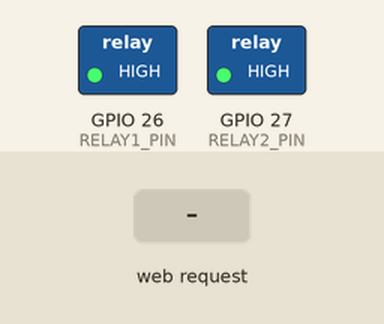
Simulated run of this sketch. Board: ESP32. Shown: switched loads named in the sketch (green lamp = pin HIGH). The inputs (shaded band) are chosen by the test bench. WiFi joins after 1.5 s; servers stay silent unless stated; what the sketch prints to the serial monitor is not drawn.

Above: at 1.2 s.
1.3 s: HTTP request GET /relay1/on received
At 2.0 s:
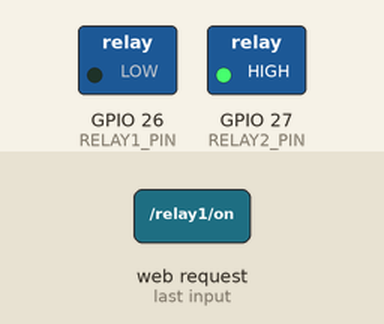
2.8 s: HTTP request GET /relay2/on received
At 3.1 s:
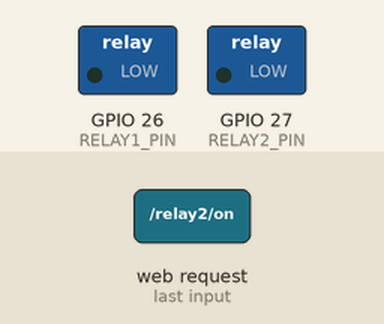
4.3 s: HTTP request GET /relay1/off received
At 5.5 s:
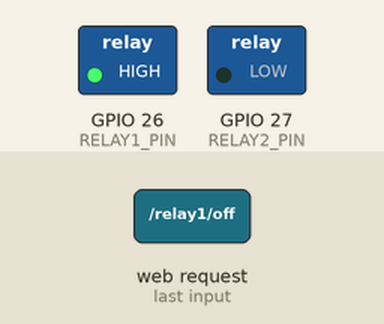
5.8 s: HTTP request GET /relay2/off received
At 6.6 s:
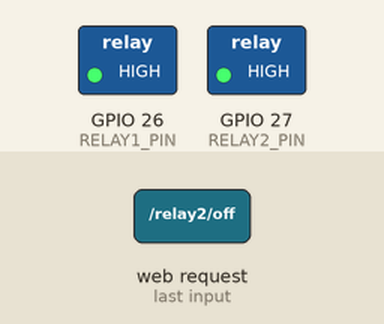
7.3 s: HTTP request GET /relay1/on?ssid=1 received
At 7.7 s:
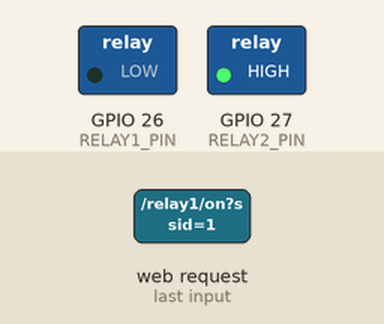
Timing chart, 0 to 9.8 s (numbered marks = the images above; inputs shaded):
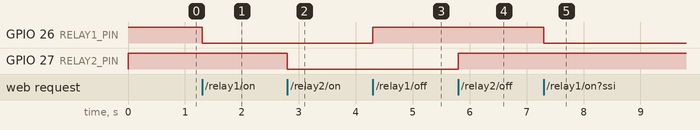

Measured:
- after the input at 1.3 s, GPIO 26 (RELAY1_PIN): HIGH → LOW at once
- after the input at 2.8 s, GPIO 27 (RELAY2_PIN): HIGH → LOW at once
- after the input at 4.3 s, GPIO 26 (RELAY1_PIN): LOW → HIGH at once
- after the input at 5.8 s, GPIO 27 (RELAY2_PIN): LOW → HIGH at once
- after the input at 7.3 s, GPIO 26 (RELAY1_PIN): HIGH → LOW at once

The sketch:

sketch_esp8266-Home_Automation-new-update.ino
```cpp
#include <WiFi.h>
#include <WebServer.h>

WebServer server(80);

const int RELAY1_PIN = 26; // Light
const int RELAY2_PIN = 27; // Fan

const char* ap_ssid = "Home_Automation_ESP32";
const char* ap_password = "12345678";

const char index_html[] PROGMEM = R"rawliteral(
<!DOCTYPE html>
<html lang="en">
<head>
  <meta charset="UTF-8">
  <meta name="viewport" content="width=device-width, initial-scale=1.0">
  <title>ESP32 Smart Switchboard</title>
  <style>
    body { font-family: 'Segoe UI', sans-serif; background-color: #2c3e50; color: white; text-align: center; margin: 0; padding: 20px; }
    h2 { color: #ecf0f1; }
    .panel { background: #34495e; padding: 20px; border-radius: 15px; max-width: 400px; margin: 0 auto; box-shadow: 0px 10px 20px rgba(0,0,0,0.5); }
    .switch-container { display: flex; justify-content: space-between; align-items: center; background: #2c3e50; padding: 15px; margin: 15px 0; border-radius: 10px; border: 2px solid #1a252f; }
    .switch-label { font-size: 20px; font-weight: bold; }
    .switch-btn { width: 80px; height: 40px; border-radius: 20px; background: #555; position: relative; cursor: pointer; transition: 0.3s; box-shadow: inset 0px 3px 6px rgba(0,0,0,0.4); }
    .switch-btn::after { content: ''; position: absolute; width: 34px; height: 34px; background: #ccc; border-radius: 50%; top: 3px; left: 3px; transition: 0.3s; box-shadow: 0px 2px 5px rgba(0,0,0,0.5); }
    .active { background: #2ecc71; box-shadow: inset 0px 3px 6px rgba(0,0,0,0.2), 0px 0px 15px #2ecc71; }
    .active::after { left: 43px; background: white; }
    .action-btn { background: #3498db; color: white; border: none; padding: 10px 20px; border-radius: 5px; cursor: pointer; margin-top: 15px; font-size: 16px; width: 100%; font-weight: bold; }
    .mic-btn { background: #e74c3c; border-radius: 50px; font-size: 20px; padding: 15px; margin-top: 20px; width: auto; box-shadow: 0px 4px 10px rgba(231,76,60,0.5); }
    #wifiSetup { display: none; background: #1a252f; padding: 15px; margin-top: 15px; border-radius: 10px; }
    select, input { width: 100%; padding: 10px; margin: 5px 0; border-radius: 5px; border: none; box-sizing: border-box; }
  </style>
</head>
<body>
  <div class="panel">
    <h2>⚡ ESP32 Smart Switch</h2>
    <div class="switch-container">
      <div class="switch-label">💡 Light</div>
      <div id="sw1" class="switch-btn" onclick="toggleRelay(1)"></div>
    </div>
    <div class="switch-container">
      <div class="switch-label">🌀 Fan</div>
      <div id="sw2" class="switch-btn" onclick="toggleRelay(2)"></div>
    </div>
    <button class="action-btn mic-btn" onclick="startVoice()">🎤 Tap to Speak</button>
    <p id="voiceLog" style="color:#bdc3c7; font-size:14px;">Say "Turn on light" or "Turn off fan"</p>
    <hr style="border-color:#2c3e50; margin: 20px 0;">
    <button class="action-btn" onclick="scanWiFi()">📡 Connect to Internet</button>
    <div id="wifiSetup">
      <p>Select WiFi Network:</p>
      <select id="networkList"><option>Scanning...</option></select>
      <input type="password" id="wifiPass" placeholder="WiFi Password">
      <button class="action-btn" style="background:#f39c12;" onclick="connectWiFi()">Connect</button>
    </div>
  </div>

  <script>
    let r1State = false;
    let r2State = false;

    function toggleRelay(num) {
      let state = num === 1 ? !r1State : !r2State;
      let action = state ? 'on' : 'off';
      fetch(`/relay${num}/${action}`).then(response => {
        if(response.ok) {
          if(num === 1) { r1State = state; document.getElementById('sw1').className = state ? 'switch-btn active' : 'switch-btn'; }
          if(num === 2) { r2State = state; document.getElementById('sw2').className = state ? 'switch-btn active' : 'switch-btn'; }
        }
      });
    }

    function startVoice() {
      const SpeechRecognition = window.SpeechRecognition || window.webkitSpeechRecognition;
      if (!SpeechRecognition) { alert("Voice control not supported."); return; }
      const recognition = new SpeechRecognition();
      recognition.lang = 'en-US';
      document.getElementById('voiceLog').innerText = "Listening...";
      recognition.onresult = (event) => {
        let command = event.results[0][0].transcript.toLowerCase();
        document.getElementById('voiceLog').innerText = "Heard: " + command;
        if(command.includes("light")) toggleRelay(1);
        if(command.includes("fan")) toggleRelay(2);
      };
      recognition.start();
    }

    function scanWiFi() {
      document.getElementById('wifiSetup').style.display = 'block';
      fetch('/scan').then(res => res.text()).then(data => {
        let networks = data.split(',');
        let options = '';
        networks.forEach(net => { if(net) options += `<option value="${net}">${net}</option>`; });
        document.getElementById('networkList').innerHTML = options;
      });
    }

    function connectWiFi() {
      let ssid = document.getElementById('networkList').value;
      let pass = document.getElementById('wifiPass').value;
      alert("Attempting to connect...");
      fetch(`/connect?ssid=${encodeURIComponent(ssid)}&pass=${encodeURIComponent(pass)}`);
    }
  </script>
</body>
</html>
)rawliteral";

void setup() {
  Serial.begin(115200);

  pinMode(RELAY1_PIN, OUTPUT);
  pinMode(RELAY2_PIN, OUTPUT);

  // Active Low রিলে শুরুতে অফ রাখার জন্য HIGH দিতে হয়
  digitalWrite(RELAY1_PIN, HIGH);
  digitalWrite(RELAY2_PIN, HIGH);

  WiFi.mode(WIFI_AP_STA);
  WiFi.softAP(ap_ssid, ap_password);

  Serial.println("\nESP32 AP Started.");
  Serial.print("IP Address: ");
  Serial.println(WiFi.softAPIP());

  server.on("/", HTTP_GET, []() {
    server.send_P(200, "text/html", index_html);
  });

  // রিলে অন করতে LOW এবং অফ করতে HIGH (Active Low logic)
  server.on("/relay1/on", []() { digitalWrite(RELAY1_PIN, LOW); server.send(200, "text/plain", "OK"); });
  server.on("/relay1/off", []() { digitalWrite(RELAY1_PIN, HIGH); server.send(200, "text/plain", "OK"); });
  server.on("/relay2/on", []() { digitalWrite(RELAY2_PIN, LOW); server.send(200, "text/plain", "OK"); });
  server.on("/relay2/off", []() { digitalWrite(RELAY2_PIN, HIGH); server.send(200, "text/plain", "OK"); });

  server.on("/scan", []() {
    int n = WiFi.scanNetworks();
    String networkList = "";
    for (int i = 0; i < n; ++i) {
      networkList += WiFi.SSID(i);
      if(i < n - 1) networkList += ",";
    }
    server.send(200, "text/plain", networkList);
  });

  server.on("/connect", []() {
    String ssid = server.arg("ssid");
    String pass = server.arg("pass");
    WiFi.begin(ssid.c_str(), pass.c_str());
    server.send(200, "text/plain", "Connecting...");
  });

  server.begin();
}

void loop() {
  server.handleClient();

  if (WiFi.status() == WL_CONNECTED) {
    static bool connected = false;
    if (!connected) {
      Serial.println("\nWiFi Connected!");
      Serial.print("Local IP: ");
      Serial.println(WiFi.localIP());
      connected = true;
    }
  }
}
```
